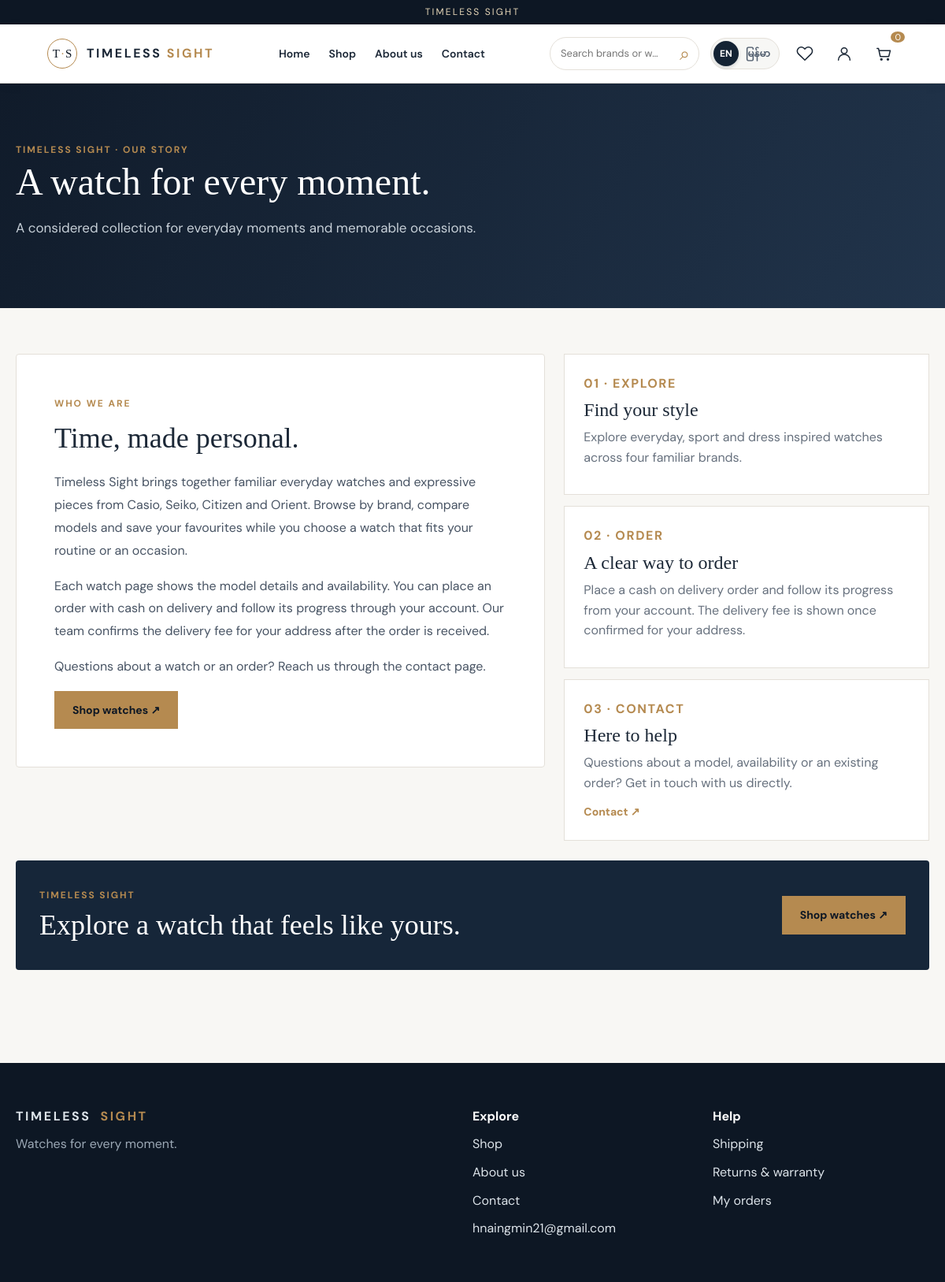
Page /about.php on the committed database.
### tables this page shows
CREATE TABLE `settings` (
  `setting_key` varchar(80) NOT NULL,
  `setting_value` text NOT NULL
);

### functions.php (called while the page is built, shortened)
<?php
function h(?string $v): string {
    return htmlspecialchars($v ?? '', ENT_QUOTES|ENT_SUBSTITUTE, 'UTF-8');
}
function query(string $sql,array $params=[]): PDOStatement {
    global $db;
    $s=$db->prepare($sql);
    $s->execute($params);
    return $s;
}
function current_user(): ?array {
    if (empty($_SESSION['uid'])) return null;
    return null;
}
function language(): string {
    return ($_SESSION['lang']??'en')==='mm'?'mm':'en';
}
function tr(string $key): string {
    static $texts=[];
    $l=language();
    if (!isset($texts[$l])) $texts[$l]=require dirname(__DIR__).'/lang/'.$l.'.php';
    return $texts[$l][$key]??$key;
}
function setting(string $key): string {
    $v=query('SELECT setting_value FROM settings WHERE setting_key=?',[$key])->fetchColumn();
    return $v===false?'':(string)$v;
}
function cart_count(): int {
    return array_sum(array_map('intval',$_SESSION['cart']??[]));
}

### bootstrap.php (called while the page is built, shortened)
<?php
$root = dirname(__DIR__);
$vars = is_file($root.'/.env') ? parse_ini_file($root.'/.env', false, INI_SCANNER_RAW) : [];
function cfg(string $key, string $default = ''): string {
    global $vars;
    return (string)($vars[$key] ?? $default);
}
$base = rtrim(parse_url(cfg('APP_URL','http://localhost/timeless-sight'), PHP_URL_PATH) ?: '', '/');
function url(string $path=''): string {
    global $base;
    return $base.'/'.ltrim($path,'/');
}
try {
    $db = new PDO('mysql:host='.cfg('DB_HOST','127.0.0.1').';port='.cfg('DB_PORT','3306').';dbname='.cfg('DB_NAME','timeless_sight').';charset=utf8mb4',cfg('DB_USER','root'),cfg('DB_PASS'),[
    PDO::ATTR_ERRMODE=>PDO::ERRMODE_EXCEPTION, PDO::ATTR_DEFAULT_FETCH_MODE=>PDO::FETCH_ASSOC, PDO::ATTR_EMULATE_PREPARES=>false
    ]);
}
catch (PDOException $e) {
    http_response_code(503);
    exit('Database unavailable. Check INSTALL_MM.md and .env.');
}
require_once $root.'/includes/functions.php';

### en.php (called while the page is built)
<?php
return [
'price'=>'Price','sample_price'=>'Sample price','sample_catalog'=>'Sample catalog · Confirmed prices and availability will be announced by the shop.','orders_paused'=>'Orders are available after the shop confirms prices and stock.',
'home'=>'Home','shop'=>'Shop','about'=>'About us','contact'=>'Contact','search'=>'Search brands or watches','wishlist'=>'Wishlist','cart'=>'Cart','account'=>'Account','login'=>'Login','signup'=>'Sign up','logout'=>'Log out','orders'=>'My orders','brands'=>'Shop by brand','featured'=>'Featured watches','new'=>'New arrivals','shop_now'=>'Shop watches','no_image'=>'Photo coming soon','details'=>'View details','price_pending'=>'Price pending','add_cart'=>'Add to cart','description'=>'Description','stock'=>'In stock','out_stock'=>'Out of stock','reviews'=>'Customer reviews','write_review'=>'Write a review','checkout'=>'Checkout','recipient'=>'Recipient name','phone'=>'Phone number','region'=>'Region / State','township'=>'Township','address'=>'Full delivery address','landmark'=>'Nearby landmark (optional)','notes'=>'Delivery note (optional)','place_order'=>'Place cash on delivery order','subtotal'=>'Items subtotal','delivery_pending'=>'Delivery charge will be confirmed with your order','delivery_fee'=>'Delivery charge','total'=>'Amount due on delivery','cod'=>'Cash on delivery','track'=>'Track order','empty'=>'Nothing here yet','continue'=>'Continue shopping','email'=>'Gmail address','password'=>'Password','confirm_password'=>'Confirm password','verify'=>'Verify code','code'=>'Six-digit code','send_code'=>'Send reset code','resend'=>'Resend code','reset'=>'Reset password','forgot'=>'Forgot password?','profile'=>'Profile','quantity'=>'Quantity','status'=>'Status','confirm'=>'Confirm','remove'=>'Remove','change'=>'Change','wishlist_saved'=>'Saved to wishlist','save'=>'Save changes','language'=>'Language','support'=>'Support','shipping'=>'Shipping','returns'=>'Returns & warranty','all'=>'All brands','filter'=>'Filter','view_all'=>'View all','sale_notice'=>'Admin must set confirmed prices and stock before sales.'
];

### about.php (the view)
<?php
require dirname(__DIR__).'/config/bootstrap.php';
require dirname(__DIR__).'/includes/layout.php';
$mm=language()==='mm';
page_start(tr('about'));
?>
<div class="page-head about-head"><div class="container"><span class="eyebrow">TIMELESS SIGHT · OUR STORY</span><h1><?=h($mm?'ကျွန်ုပ်တို့အကြောင်း':'A watch for every moment.')?></h1><p><?=h($mm?'နေ့စဉ်ဘဝနဲ့ အမှတ်တရအချိန်တွေအတွက် နာရီကို စိတ်ကြိုက်ရွေးချယ်နိုင်တဲ့ နေရာ။':'A considered collection for everyday moments and memorable occasions.')?></p></div></div>
<main class="container section"><div class="about-layout"><section class="panel about-intro"><span class="eyebrow"><?=h($mm?'ကျွန်ုပ်တို့ရဲ့အကြောင်း':'WHO WE ARE')?></span><h2><?=h($mm?'အချိန်တိုင်းနဲ့ လိုက်ဖက်တဲ့ ရွေးချယ်မှု':'Time, made personal.')?></h2><?php
if($mm):
?><p>Timeless Sight မှာ Casio၊ Seiko၊ Citizen နဲ့ Orient နာရီတွေကို တစ်နေရာတည်းမှာ ကြည့်ရှုရွေးချယ်နိုင်ပါတယ်။ နေ့စဉ်ဝတ်ဖို့ နာရီတစ်လုံးဖြစ်ဖြစ်၊ အထူးနေ့အတွက် ရွေးချယ်တာဖြစ်ဖြစ် မိမိနှစ်သက်တဲ့ ပုံစံကို ရှာတွေ့နိုင်ဖို့ စီစဉ်ထားပါတယ်။</p><p>Brand အလိုက် ရှာနိုင်ပြီး model တစ်ခုချင်းစီရဲ့ အချက်အလက်၊ ဈေးနှုန်းနဲ့ ရရှိနိုင်မှုကို ကြည့်နိုင်ပါတယ်။ နှစ်သက်တဲ့နာရီကို wishlist ထဲမှာ သိမ်းထားပြီး နောက်မှ ပြန်နှိုင်းယှဉ်နိုင်ပါတယ်။</p><?php
else:
?><?php
foreach(preg_split('/\R\s*\R/',setting('about_text')) as $paragraph):
?><p><?=h($paragraph)?></p><?php
endforeach
?><?php
endif
?><a class="btn btn-gold" href="<?=url('shop')?>"><?=h(tr('shop_now'))?> ↗</a></section><div class="about-aside"><div class="about-feature"><span>01 · <?=h($mm?'ရွေးချယ်ပါ':'EXPLORE')?></span><h3><?=h($mm?'Brand လေးခု၊ နာရီပုံစံမျိုးစုံ':'Find your style')?></h3><p><?=h($mm?'နေ့စဉ်ဝတ်နာရီ၊ sport ပုံစံနဲ့ အခမ်းအနားဝတ်ပုံစံတွေကို brand အလိုက် ရှာကြည့်နိုင်ပါတယ်။':'Explore everyday, sport and dress inspired watches across four familiar brands.')?></p></div><div class="about-feature"><span>02 · <?=h($mm?'မှာယူပါ':'ORDER')?></span><h3><?=h($mm?'မှာယူမှုကို သိရှိနိုင်ပါသည်':'A clear way to order')?></h3><p><?=h($mm?'ငွေသားဖြင့်ပေးချေမည့် order တင်ပြီးနောက် order အခြေအနေကို account မှာ ကြည့်နိုင်ပါတယ်။ ပို့ခကို အတည်ပြုပြီးမှ order details မှာ ပြပေးပါတယ်။':'Place a cash on delivery order and follow its progress from your account. The delivery fee is shown once confirmed for your address.')?></p></div><div class="about-feature"><span>03 · <?=h($mm?'ဆက်သွယ်ပါ':'CONTACT')?></span><h3><?=h($mm?'မေးမြန်းရန် လွယ်ကူပါသည်':'Here to help')?></h3><p><?=h($mm?'နာရီတစ်လုံးအကြောင်း၊ ရရှိနိုင်မှု သို့မဟုတ် order အကြောင်း မေးချင်ရင် ဆက်သွယ်နိုင်ပါတယ်။':'Questions about a model, availability or an existing order? Get in touch with us directly.')?></p><a class="text-link" href="<?=url('customer/contact.php')?>"><?=h(tr('contact'))?> ↗</a></div></div></div><div class="about-bottom"><div><span class="eyebrow">TIMELESS SIGHT</span><h2><?=h($mm?'သင့်အတွက် နာရီကို ရှာဖွေပါ':'Explore a watch that feels like yours.')?></h2></div><a class="btn btn-gold" href="<?=url('shop')?>"><?=h(tr('shop_now'))?> ↗</a></div></main><?php
page_end();

### layout.php (shortened to what this page needs)
<?php
function page_start(string $title, bool $admin=false): void {
    $u=current_user();
?><!doctype html><html lang="<?=language()==='mm'?'my':'en'?>"><head><link rel="stylesheet" href="<?=url('assets/css/style.css')?>"></head><body data-base="<?=h(url(''))?>">
 <div class="topline">TIMELESS SIGHT</div>
 <header class="site-header"><a class="brandmark" href="<?=url('')?>"><span class="brand-symbol">T<span>·</span>S</span><span>TIMELESS <em>SIGHT</em></span></a>
 <nav class="main-nav" aria-label="Main"><a href="<?=url('')?>"><?=h(tr('home'))?></a><a href="<?=url('shop')?>"><?=h(tr('shop'))?></a><a href="<?=url('customer/about.php')?>"><?=h(tr('about'))?></a><a href="<?=url('customer/contact.php')?>"><?=h(tr('contact'))?></a></nav>
 <div class="header-actions"><div class="live-search"><label class="sr-only" for="site-search"><?=h(tr('search'))?></label><input id="site-search" type="search" placeholder="<?=h(tr('search'))?>" autocomplete="off" aria-controls="search-results" aria-expanded="false"><div id="search-results" class="suggestions" role="listbox" hidden></div></div><form class="language-switch desktop-language" action="<?=url('customer/language.php')?>" method="post" aria-label="<?=h(tr('language'))?>"><input type="hidden" name="csrf" value="<?=csrf()?>"><input type="hidden" name="back" value="<?=h($_SERVER['REQUEST_URI']??'/')?>"><button type="submit" name="lang" value="en" class="<?=language()==='en'?'selected':''?>" aria-label="English" <?=language()==='en'?'aria-pressed="true"':'aria-pressed="false"'?>>EN</button><button type="submit" name="lang" value="mm" class="<?=language()==='mm'?'selected':''?>" aria-label="မြန်မာ" <?=language()==='mm'?'aria-pressed="true"':'aria-pressed="false"'?>>မြန်မာ</button></form><a class="header-wishlist" aria-label="<?=h(tr('wishlist'))?>" href="<?=url('wishlist')?>"><svg viewBox="0 0 24 24" aria-hidden="true"><path d="M20.8 4.6a5.5 5.5 0 0 0-7.8 0L12 5.7l-1.1-1.1a5.5 5.5 0 0 0-7.8 7.8L12 21l8.8-8.6a5.5 5.5 0 0 0 0-7.8Z"/></svg></a><a class="header-account" aria-label="<?=h(tr('account'))?>" href="<?=url($u?'customer/profile.php':'auth/login.php')?>"><svg viewBox="0 0 24 24" aria-hidden="true"><circle cx="12" cy="8" r="4"/><path d="M4 21a8 8 0 0 1 16 0"/></svg></a><a class="header-cart" aria-label="<?=h(tr('cart'))?>" href="<?=url('cart')?>"><svg viewBox="0 0 24 24" aria-hidden="true"><path d="M3 5h2l2.4 11h11.8l2-8H6"/><circle cx="9" cy="20" r="1"/><circle cx="18" cy="20" r="1"/></svg><span class="cart-count"><?=cart_count()?></span></a></div></header>
 <?php
}
function page_end(): void {
?><footer class="site-footer"><div><a class="brandmark" href="<?=url('')?>">TIMELESS <em>SIGHT</em></a><p>Watches for every moment.</p></div><div><strong>Explore</strong><a href="<?=url('shop')?>"><?=h(tr('shop'))?></a><a href="<?=url('customer/about.php')?>"><?=h(tr('about'))?></a><a href="<?=url('customer/contact.php')?>"><?=h(tr('contact'))?></a><a href="mailto:<?=h(setting('contact_email'))?>"><?=h(setting('contact_email'))?></a></div><div><strong>Help</strong><a href="<?=url('customer/shipping.php')?>"><?=h(tr('shipping'))?></a><a href="<?=url('customer/returns.php')?>"><?=h(tr('returns'))?></a><a href="<?=url('orders')?>"><?=h(tr('orders'))?></a></div></footer></body></html><?php
}
?><article class="watch-card"><a class="watch-picture" href="<?=url('watch/'.$w['id'])?>"><?php

### rows in the picture
settings: setting_value "Timeless Sight brings together familiar everyday watches and expressive pieces from Casio, Seiko, Citizen and Orient. Browse by brand, compare models and save your favourites while you choose a watch that fits your routine or an occasion.", setting_value "Each watch page shows the model details and availability. You can place an order with cash on delivery and follow its progress through your account. Our team confirms the delivery fee for your address after the order is received.", setting_value "Questions about a watch or an order? Reach us through the contact page."
settings: setting_value "hnaingmin21@gmail.com"

### other values in the picture
tr('home') "Home"
tr('shop') "Shop"
tr('about') "About us"
tr('contact') "Contact"
cart_count() "0"
$mm?'ကျွန်ုပ်တို့အကြောင်း':'A watch for every moment.' "A watch for every moment."
$mm?'ကျွန်ုပ်တို့ရဲ့အကြောင်း':'WHO WE ARE' "WHO WE ARE"
$mm?'အချိန်တိုင်းနဲ့ လိုက်ဖက်တဲ့ ရွေးချယ်မှု':'Time, made personal.' "Time, made personal."
tr('shop_now') "Shop watches"
$mm?'ရွေးချယ်ပါ':'EXPLORE' "EXPLORE"
$mm?'Brand လေးခု၊ နာရီပုံစံမျိုးစုံ':'Find your style' "Find your style"
$mm?'မှာယူပါ':'ORDER' "ORDER"
$mm?'မှာယူမှုကို သိရှိနိုင်ပါသည်':'A clear way to order' "A clear way to order"
$mm?'ဆက်သွယ်ပါ':'CONTACT' "CONTACT"
$mm?'မေးမြန်းရန် လွယ်ကူပါသည်':'Here to help' "Here to help"
